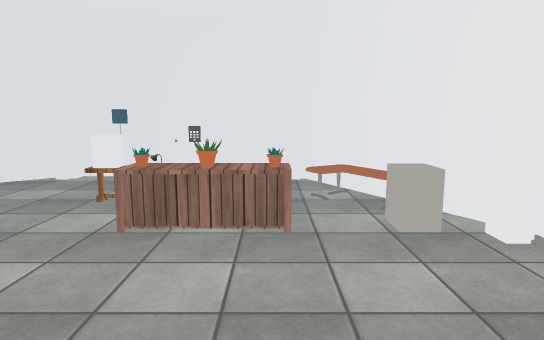
View 1 (above)

14 first-person views from a walk through a scene from a Unity 3-D project. The camera is 1.5 m above the floor, tilts 8° down and sees 75° across. The floor is counted in squares, 0.6 m on a side. Each view is taken from the middle of a square. On the plan, view 1 faces up. The plan holds only what a view shows up to about 20 squares ahead; the rest is blank. The place goes on beyond the plan. The player character is not drawn. Some surface patterns are stand-ins.

View 2
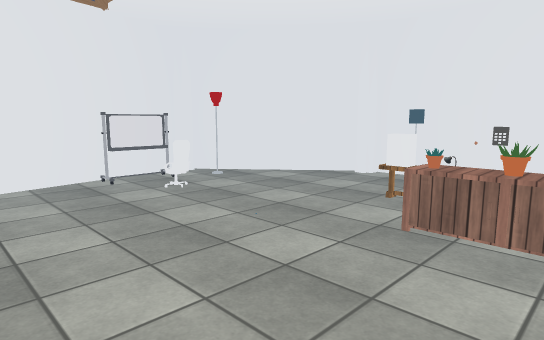

View 3
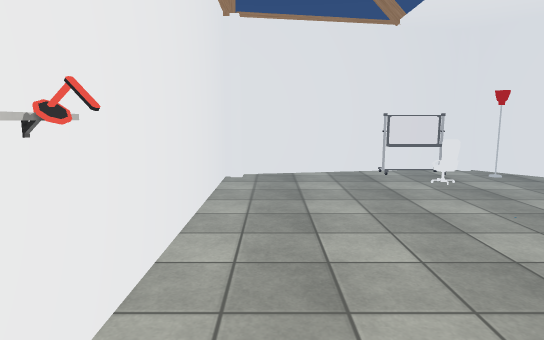

View 4
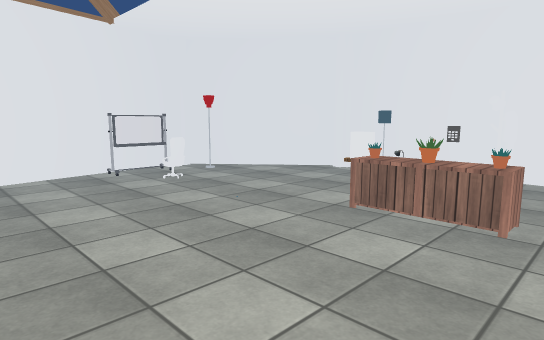

View 5
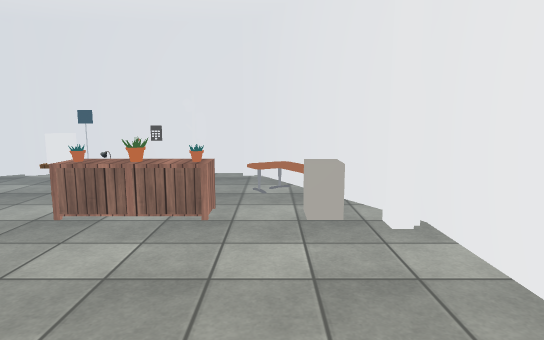

View 6
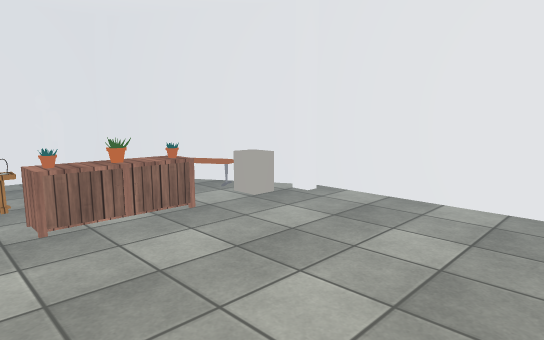

View 7
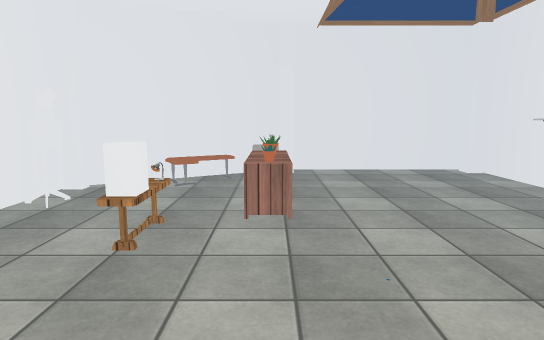

View 8
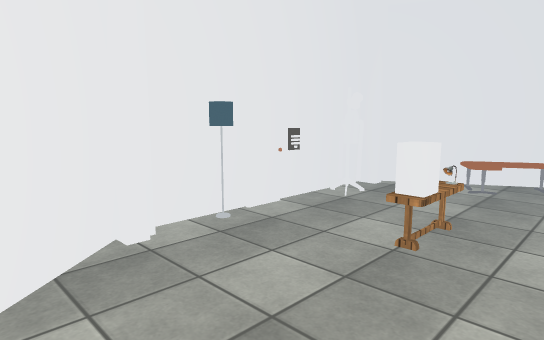

View 9
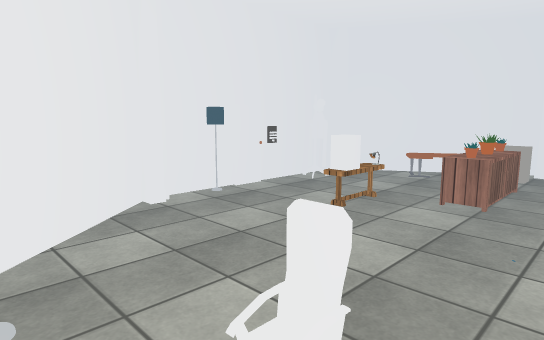

View 10
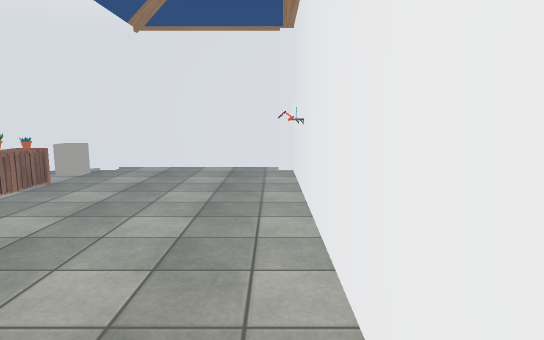

View 11
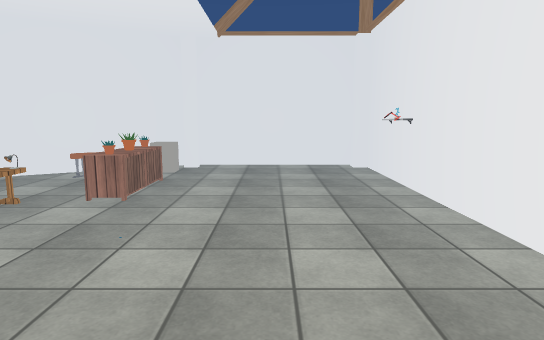

View 12
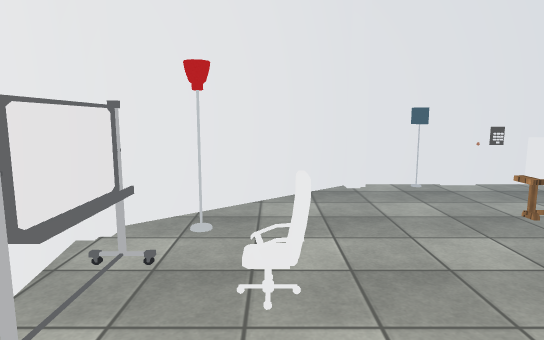

View 13
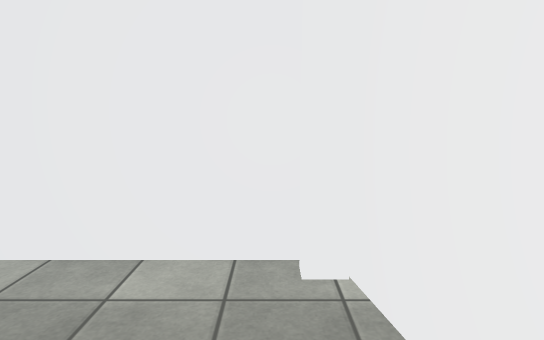

View 14
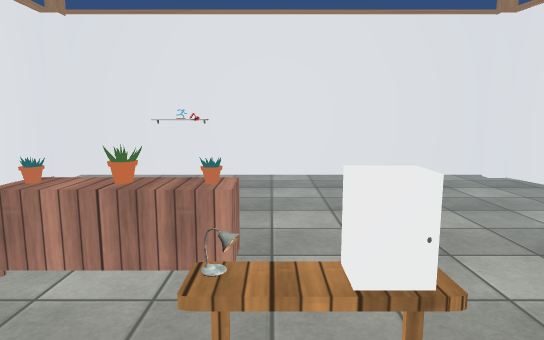

### Floor plan
Points are (right, up) in squares from view 1. A wall is a line through its corners. A room is listed if a view was taken in it or the views show most of it. See-through windows are left out.
Room 1 (views 1, 2, 3, 4, 5, 6, 7, 8, 9, 10, 11, 12, 13, 14)
walls: (-8.4, 15.2) (-8.9, 15.2); (-9.2, 15.4) (-15.7, 10); (1.4, -2.1) (4.8, -2.1); (5.4, 7) (4.8, 7) (4.8, 7.8); (1.2, 14.9) (0.7, 14.9) (0.7, 15.6) (-8.5, 15.6) (-8.5, 14.9) (-9.2, 14.9); (-15.5, 9.9) (-15.5, 9.2); (-16.1, 9.2) (-14.2, -1.4); (-13.9, -2.1) (-1.4, -2.1); (4.8, -1.4) (5.6, -1.4); (5.8, -1.9) (5.8, 7.4) (1.3, 15.3)
objects: other object (-15, 6) to (-14, 8); chair (-12, 7); other object (-7, 15) to (-6, 15); table (-6, 11); locker (-5, 11); lamp (-4, 11) to (-3, 11); cupboard (-3, 7) to (0, 9); other object (-2, 15) to (-1, 15); table (1, 10) to (3, 12); block (3, 8) to (4, 9)

Where each view was taken, in squares from view 1:
view 1: 0 up, 0 right, facing up
view 2: 0 up, 0 right, facing up-left
view 3: 0 up, 2 right, facing left
view 4: 1 down, 2 right, facing up-left
view 5: 1 down, 2 right, facing up
view 6: 1 down, 5 left, facing up-right
view 7: 8 up, 12 left, facing right
view 8: 8 up, 12 left, facing up-right
view 9: 5 up, 14 left, facing up-right
view 10: 1 down, 13 left, facing right
view 11: 3 up, 14 left, facing right
view 12: 2 up, 12 left, facing up
view 13: 4 up, 13 left, facing down
view 14: 14 up, 4 left, facing down
